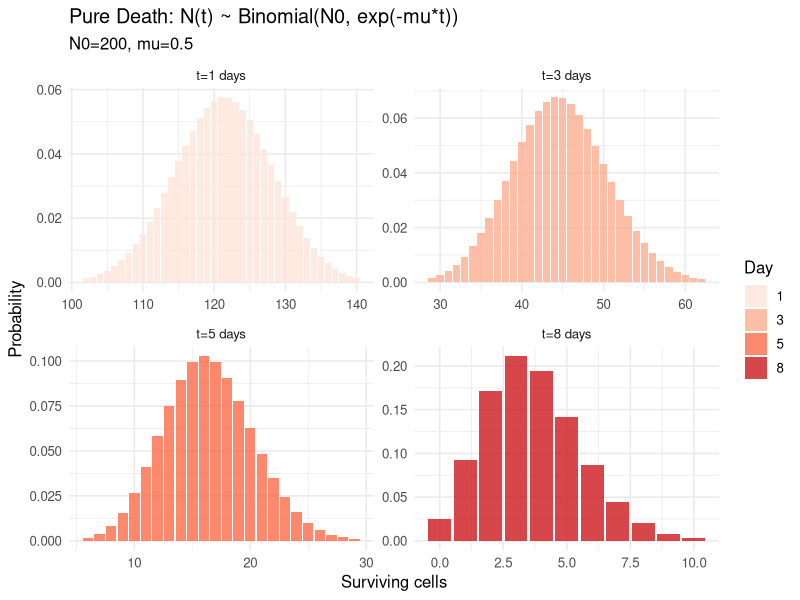
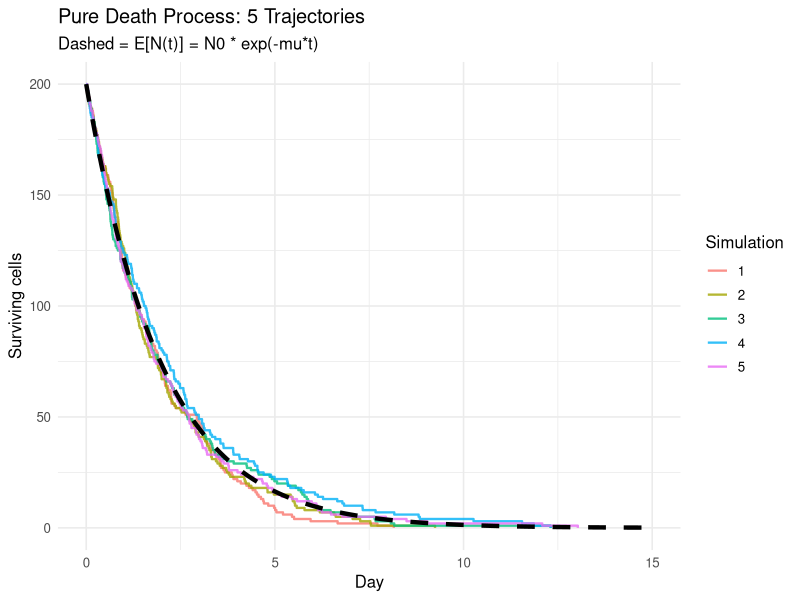
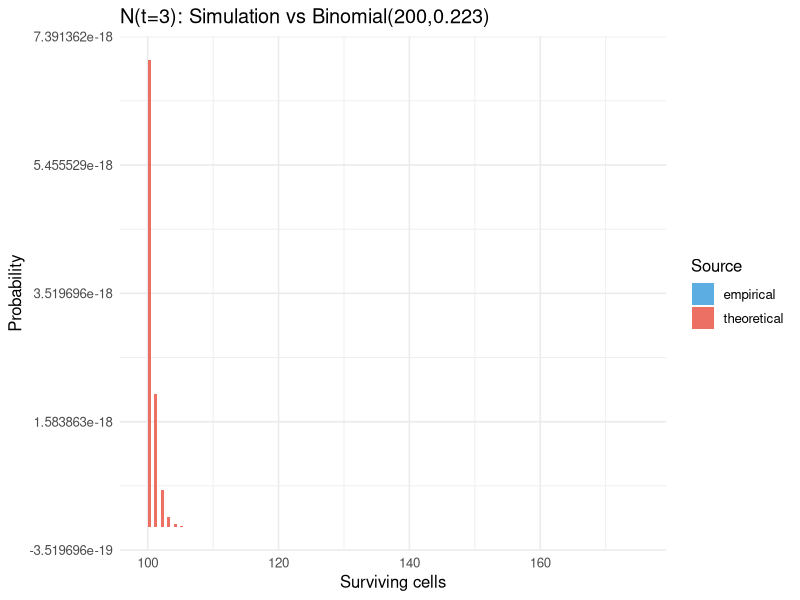
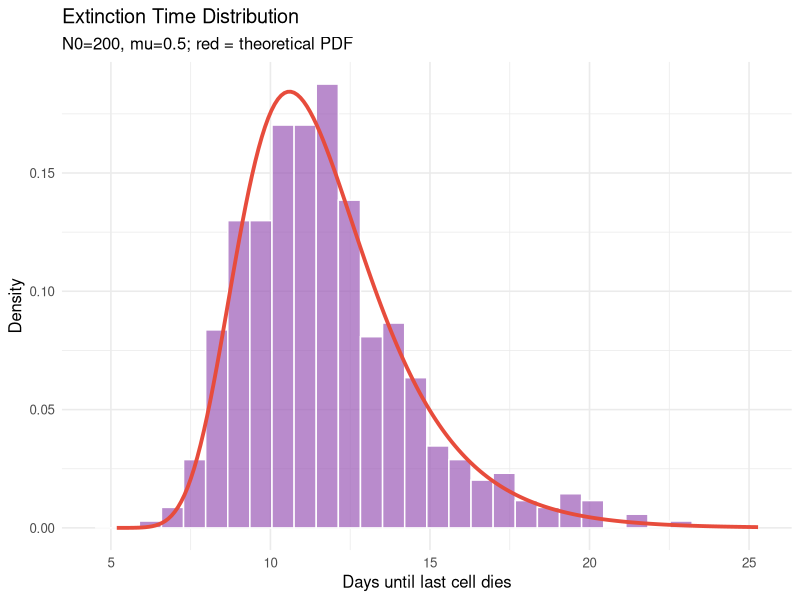

Recreate these plots in R, in order.
# SOLUTION: Module 04 Lesson 02 — Pure Death Process
library(ggplot2)
library(dplyr)

N0 <- 200; mu <- 0.5
t_obs <- c(1, 3, 5, 8)

# ============================================================
# Task 1: Theoretical Binomial PMF
# ============================================================
theoretical_df <- lapply(t_obs, function(t) {
  p_t <- exp(-mu*t)
  nv  <- 0:N0
  data.frame(n=nv, t=t, prob=dbinom(nv, N0, p_t), t_label=paste0("t=",t," days"))
}) |> bind_rows()

cat("Mean and variance:\n")
for (t in t_obs) {
  p_t <- exp(-mu*t)
  cat(sprintf("  t=%d: E=%.2f Var=%.2f SD=%.2f\n",
              t, N0*p_t, N0*p_t*(1-p_t), sqrt(N0*p_t*(1-p_t))))
}

p1 <- ggplot(theoretical_df |> filter(prob > 0.001), aes(x=n, y=prob, fill=factor(t))) +
  geom_col(alpha=0.8) +
  facet_wrap(~t_label, scales="free") +
  scale_fill_brewer(palette="Reds") +
  labs(title="Pure Death: N(t) ~ Binomial(N0, exp(-mu*t))",
       subtitle=paste0("N0=",N0,", mu=",mu),
       x="Surviving cells", y="Probability", fill="Day") +
  theme_minimal(base_size=12)
print(p1)

# ============================================================
# Tasks 2 & 3: Gillespie + distribution comparison
# ============================================================
simulate_death <- function(N0, mu, T_max) {
  times <- c(0); pops <- c(N0); n <- N0; t <- 0
  while (n > 0 && t < T_max) {
    wait <- rexp(1, rate=n*mu); t <- t+wait
    if (t > T_max) break
    n <- n-1; times <- c(times,t); pops <- c(pops,n)
  }
  data.frame(time=times, pop=pops)
}

set.seed(111)
T_max <- 15
traj_all <- bind_rows(lapply(1:5, function(i) {
  sim <- simulate_death(N0, mu, T_max); sim$sim_id <- i; sim
}))

t_seq <- seq(0, T_max, by=0.05)
mean_df <- data.frame(t=t_seq, mean_pop=N0*exp(-mu*t_seq))

p2 <- ggplot(traj_all, aes(x=time, y=pop, group=sim_id, color=factor(sim_id))) +
  geom_step(linewidth=0.8, alpha=0.8) +
  geom_line(data=mean_df, aes(x=t, y=mean_pop), inherit.aes=FALSE,
            color="black", linewidth=1.5, linetype="dashed") +
  labs(title="Pure Death Process: 5 Trajectories",
       subtitle="Dashed = E[N(t)] = N0 * exp(-mu*t)",
       x="Day", y="Surviving cells", color="Simulation") +
  theme_minimal(base_size=12)
print(p2)

set.seed(222)
N_at_3 <- replicate(1000, tail(simulate_death(N0, mu, 3)$pop, 1))
p_t3   <- exp(-mu*3)
n_show <- 100:175  # focus on plausible range
comp_df <- data.frame(
  n=n_show,
  empirical   = tabulate(N_at_3+1, nbins=N0+1)[n_show+1] / 1000,
  theoretical = dbinom(n_show, N0, p_t3)
) |> tidyr::pivot_longer(c(empirical,theoretical), names_to="source", values_to="prob")

p3 <- ggplot(comp_df, aes(x=n, y=prob, fill=source)) +
  geom_col(position="dodge", alpha=0.8) +
  scale_fill_manual(values=c(empirical="#3498db", theoretical="#e74c3c")) +
  labs(title=paste0("N(t=3): Simulation vs Binomial(",N0,",",round(p_t3,3),")"),
       x="Surviving cells", y="Probability", fill="Source") +
  theme_minimal(base_size=12)
print(p3)

# ============================================================
# Task 4: Extinction time
# ============================================================
set.seed(333)
T_ext_sims <- replicate(500, tail(simulate_death(N0, mu, 100)$time, 1))

t_ext_r <- seq(min(T_ext_sims)*0.8, max(T_ext_sims)*1.1, length.out=200)
f_T <- N0*mu*exp(-mu*t_ext_r)*(1-exp(-mu*t_ext_r))^(N0-1)

p4 <- ggplot(data.frame(T_ext=T_ext_sims), aes(x=T_ext)) +
  geom_histogram(aes(y=after_stat(density)), bins=30,
                 fill="#9b59b6", alpha=0.7, color="white") +
  geom_line(data=data.frame(t=t_ext_r, f=f_T), aes(x=t, y=f),
            color="#e74c3c", linewidth=1.3) +
  labs(title="Extinction Time Distribution",
       subtitle=paste0("N0=",N0,", mu=",mu,"; red = theoretical PDF"),
       x="Days until last cell dies", y="Density") +
  theme_minimal(base_size=12)
print(p4)

H_N0 <- sum(1/(1:N0))
cat(sprintf("\nExpected extinction time: theoretical = %.3f days, simulated = %.3f days\n",
            H_N0/mu, mean(T_ext_sims)))
# Note: H_200 ≈ 5.88, so E[T_ext] ≈ 5.88/0.5 ≈ 11.76 days
# Individual expected lifetime = 1/mu = 2 days — extinction takes ~6x longer
# due to the "last survivor" needing to outlive all others.
